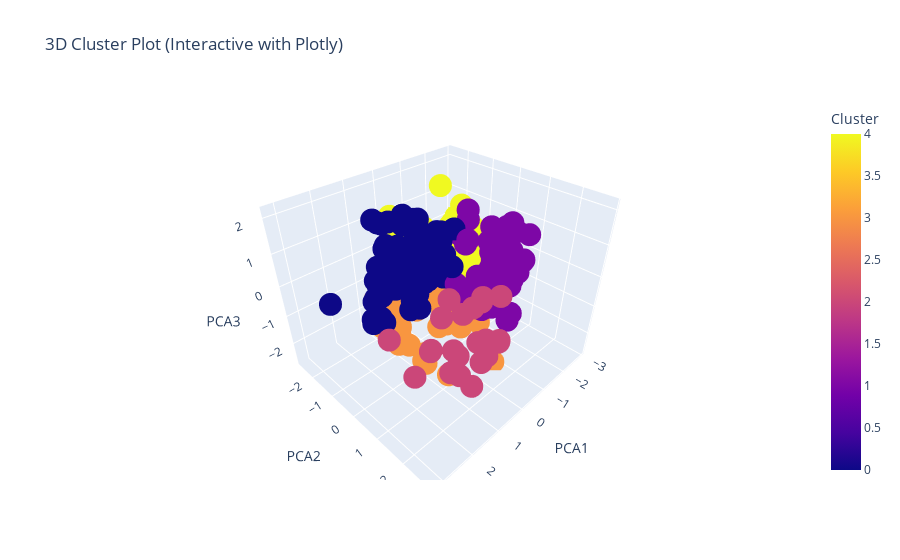

The code cell stored with this chart in its notebook:
### Code cell
import plotly.express as px
import pandas as pd
df_pca = pd.DataFrame(X_pca, columns=["PCA1", "PCA2", "PCA3"])
df_pca["Cluster"] = y_cluster
fig = px.scatter_3d(
    df_pca,
    x="PCA1", y="PCA2", z="PCA3",
    color="Cluster", 
    title="3D Cluster Plot (Interactive with Plotly)",
)
fig.show()

### Figure 1 — Plotly figure (JSON) as saved in the notebook; plotly's stock layout.template omitted (floating-point values rounded to 4 significant figures; data arrays with more than 128 entries replaced by an {"elided": "..."} marker saying what was removed)
{"data": [{"hovertemplate": "PCA1=%{x}<br>PCA2=%{y}<br>PCA3=%{z}<br>Cluster=%{marker.color}<extra></extra>", "legendgroup": "", "marker": {"color": {"elided": "258 int values"}, "coloraxis": "coloraxis", "symbol": "circle"}, "mode": "markers", "name": "", "scene": "scene", "showlegend": false, "type": "scatter3d", "x": {"elided": "258 float values"}, "y": {"elided": "258 float values"}, "z": {"elided": "258 float values"}}], "layout": {"coloraxis": {"colorbar": {"title": {"text": "Cluster"}}, "colorscale": [[0, "#0d0887"], [0.1111, "#46039f"], [0.2222, "#7201a8"], [0.3333, "#9c179e"], [0.4444, "#bd3786"], [0.5556, "#d8576b"], [0.6667, "#ed7953"], [0.7778, "#fb9f3a"], [0.8889, "#fdca26"], [1, "#f0f921"]]}, "legend": {"tracegroupgap": 0}, "scene": {"domain": {"x": [0, 1], "y": [0, 1]}, "xaxis": {"title": {"text": "PCA1"}}, "yaxis": {"title": {"text": "PCA2"}}, "zaxis": {"title": {"text": "PCA3"}}}, "title": {"text": "3D Cluster Plot (Interactive with Plotly)"}}}
